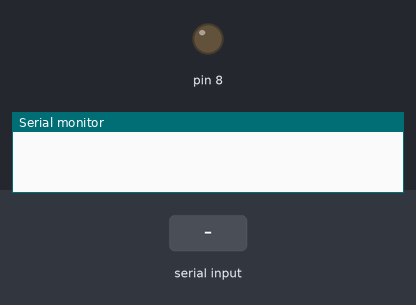
A sketch run on a simulated Arduino Uno, built with avr-gcc and run on an emulated ATmega328P. On the bench: output pins drawn as LEDs (lit = HIGH), the last lines printed to the serial monitor. The test bench sets the inputs (shaded band).

Above: at 1.2 s.
1.3 s: "n" received over Serial
At 2.5 s:
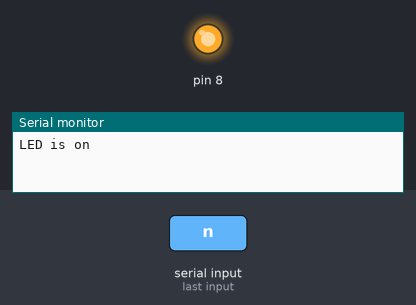
3.0 s: "f" received over Serial
At 4.0 s:
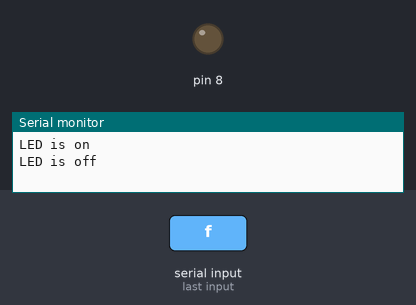
Timing chart, 0 to 6.0 s (numbered marks = the images above; inputs shaded):
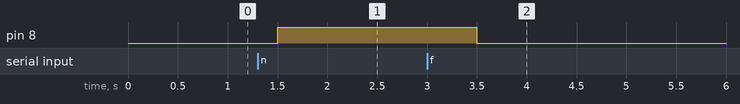

Measured:
- after the input at 1.3 s, pin 8: LOW → HIGH after 0.20 s
- after the input at 3.0 s, pin 8: HIGH → LOW after 0.50 s

The sketch:

butut_boLED.ino
```cpp
char blueToothVal;
char lastValue;
void setup(){
Serial.begin(9600);
pinMode(8,OUTPUT);
}
void loop(){
if(Serial.available()){
  blueToothVal=Serial.read();
}
if (blueToothVal=='n'){
  digitalWrite(8,HIGH);
  //switch on LED
  if (lastValue!='n')
  Serial.println(F("LED is on"));
  lastValue=blueToothVal;
}
else if (blueToothVal=='f'){
  digitalWrite(8,LOW);
  if (lastValue!='f')
    Serial.println(F("LED is off"));
  lastValue=blueToothVal;
}
delay(500);}
```
